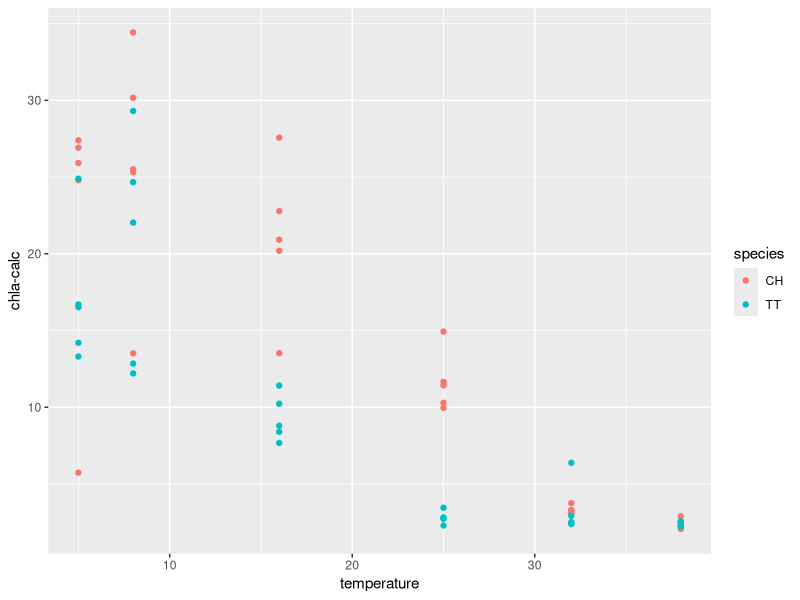
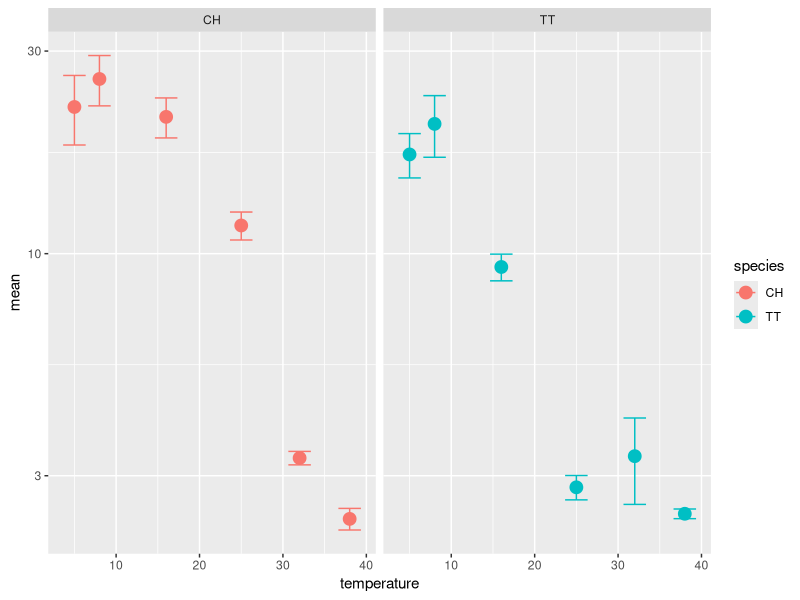
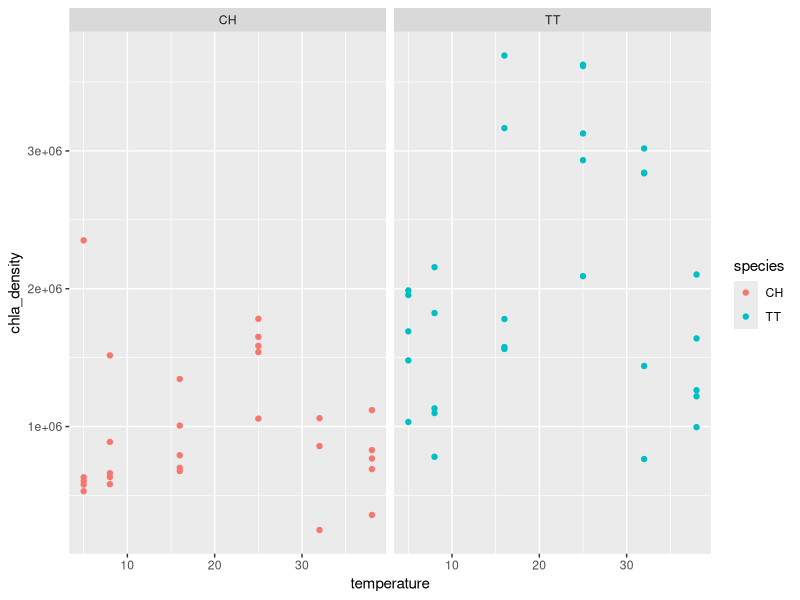
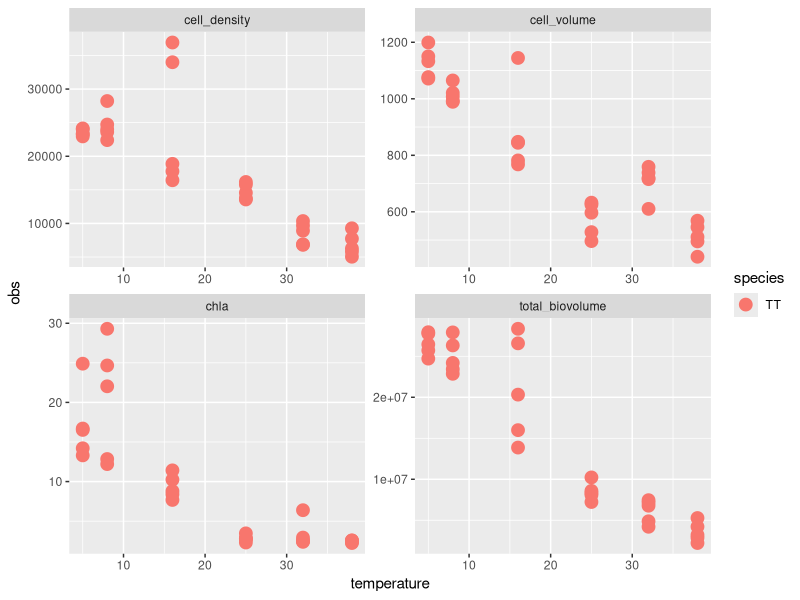

The R source for these figures, in order:
### chla analysis
### last updated by JB jan 5 2017



# load libraries ----------------------------------------------------------

library(tidyverse)
library(stringr)
library(plotrix)


# read in data ------------------------------------------------------------

chl_raw <- read_csv("data-raw/chla-jtemp.csv")


chl <- chl_raw %>% 
	filter(REPLICATE != "BLANK") %>% 
	filter(REPLICATE != "05tt4") %>% 
	separate(REPLICATE, into = c("temperature", "species", "replicate"), sep = c(2,4)) %>% 
	mutate(temperature = as.numeric(temperature)) %>% 
	rename(rep = replicate) %>% 
	mutate(rep = as.integer(rep))



ggplot(data = chl, aes(x = temperature, y = `chla-calc`, group = species, color = species)) + geom_point()

chl %>% 
	group_by(species, temperature) %>% 
	summarise_each(funs(mean, std.error), `chla-calc`) %>% 
	ggplot(aes(x = temperature, y = mean, group = species, color = species)) + geom_point(size = 4) +
	geom_errorbar(aes(ymin = mean-std.error, ymax = mean + std.error)) + facet_wrap(~ species) +
	scale_y_log10()


# now compare with biovolumes ---------------------------------------------

jtemp <- read_csv("data-processed/sea.csv")

chla <- chl %>% 
	rename(chla = `chla-calc`) %>% 
	select(temperature, rep, species, chla) %>% 
	unite(uniqueid, temperature, rep, species)


dec9 <- jtemp %>% 
	filter(start_time > "2016-12-09") %>% 
	select(temperature, rep, species, cell_density, total_biovolume, cell_volume) %>% 
	unite(uniqueid, temperature, rep, species)

?unite

all <- left_join(chla, dec9, by = "uniqueid") %>% 
	distinct(uniqueid, .keep_all = TRUE) %>% 
	separate(uniqueid, into = c("temperature", "replicate", "species")) %>% 
	mutate(temperature = as.numeric(temperature))

all %>% 
	mutate(chla_density = total_biovolume/chla) %>% 
	ggplot(aes(x = temperature, y = chla_density, group = species, color = species)) + geom_point() +
	facet_wrap( ~ species)

all_long <- all %>% 
	gather(type, obs, 4:7)
	
all_long %>% 
	filter(species == "TT") %>% 
ggplot(aes(x = temperature, y = obs, color = species, group = species)) + geom_point(size = 4) +
	facet_wrap( ~ type, scales = "free")
